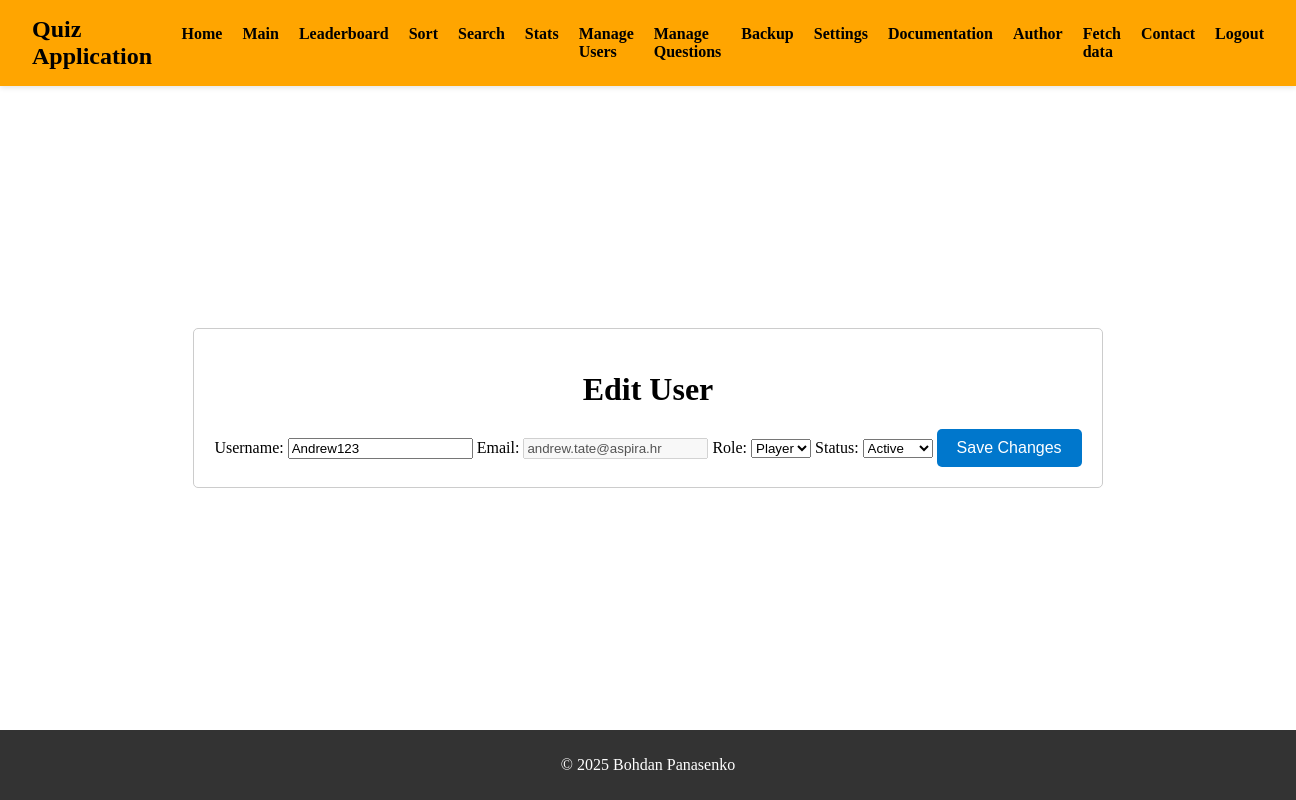
The page /admin/edit_user.php?id=8 (signed in) on the database its author committed.
### tables this page shows
CREATE TABLE `users` (
  `id` int(11) NOT NULL AUTO_INCREMENT,
  `username` varchar(50) NOT NULL,
  `password` varchar(255) NOT NULL,
  `email` varchar(100) NOT NULL,
  `role` enum('admin','player') NOT NULL DEFAULT 'player',
  `status` enum('active','inactive','blocked') DEFAULT NULL,
  `created_at` timestamp NOT NULL DEFAULT current_timestamp(),
  `failed_login_attempts` int(11) DEFAULT 0,
  `last_failed_login` timestamp NULL DEFAULT NULL,
  PRIMARY KEY (`id`),
  FULLTEXT KEY `username` (`username`,`email`)
);

### admin/edit_user.php (the view, shortened to what this page needs)
<?php
include 'templates/header_admin.tpl.php';
?>
<?php
$userId = (int)$_GET['id'];
$stmt = $db->prepare('SELECT username, email, role, status FROM users WHERE id = ?');
$stmt->bind_param('i', $userId);
$stmt->execute();
$stmt->store_result();
$stmt->bind_result($username, $email, $role, $status);
?>
    <main>
        <div class="container">
            <h1>Edit User</h1>
            <form action="" method="POST">
                <label for="username">Username:</label>
                <input type="text" id="username" name="username" value="<?php echo htmlspecialchars($username); ?>" required>
                <label for="email">Email:</label>
                <input type="email" id="email" value="<?php echo htmlspecialchars($email); ?>" disabled>
                <label for="role">Role:</label>
                <select name="role" id="role" required>
                    <option value="player" <?php if ($role === 'player') echo 'selected'; ?>>Player</option>
                </select>
                <label for="status">Status:</label>
                <select name="status" id="status" required>
                    <option value="active" <?php if ($status === 'active') echo 'selected'; ?>>Active</option>
                </select>
                <button type="submit" class="btn">Save Changes</button>
            </form>
        </div>
    </main>
<?php
include 'templates/footer_admin.tpl.php';
?>

### assets/css/styles.css (style rules this page uses)
html, body { height: 100%; margin: 0; display: flex; flex-direction: column; }
main { padding: 20px; background-color: #ffffff; border: 1px solid #ccc; border-radius: 5px; max-width: 800px; margin: auto; text-align: center; flex-grow: 1; margin-top: auto; }
form .btn { background-color: #0077cc; color: white; padding: 10px 20px; border: none; border-radius: 5px; cursor: pointer; font-size: 1rem; }
@media (min-width: 1200px) { main { max-width: 1140px; } }

### rows shown on the page
users: username "Andrew123", email "andrew.tate@aspira.hr", role "Player", status "Active"
